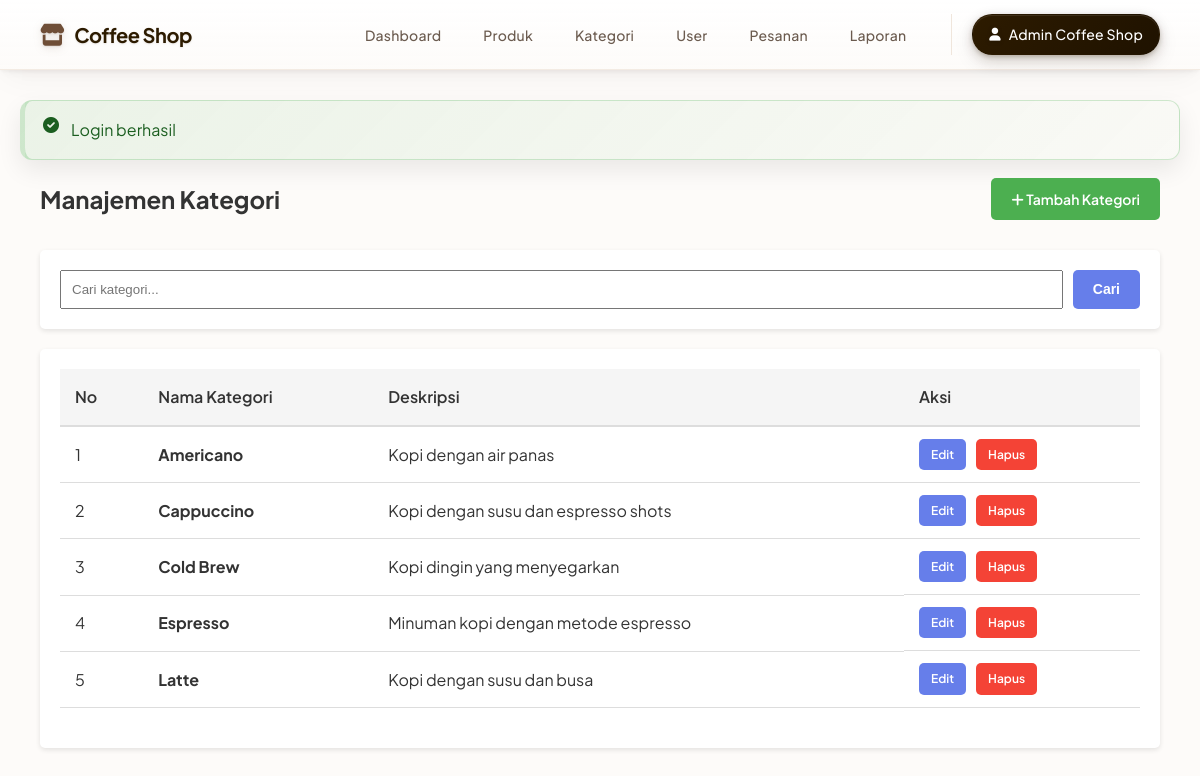
Screenshot of /index.php?page=admin/categories (signed in) with the database file from the repository.
### tables this page shows
CREATE TABLE categories (
    id INT PRIMARY KEY AUTO_INCREMENT,
    nama_kategori VARCHAR(100) NOT NULL UNIQUE,
    deskripsi TEXT,
    gambar VARCHAR(255),
    created_at DATETIME DEFAULT CURRENT_TIMESTAMP,
    updated_at DATETIME DEFAULT CURRENT_TIMESTAMP ON UPDATE CURRENT_TIMESTAMP
);

### index.php (called while the page is built, shortened)
<?php
include __DIR__ . '/config/database.php';
include __DIR__ . '/helpers/functions.php';
include __DIR__ . '/models/Category.php';
$page = isset($_GET['page']) ? $_GET['page'] : 'home';
$page = preg_replace('/[^a-zA-Z0-9\/_-]/', '', $page);
switch ($page) {
    case 'admin/categories':
        include __DIR__ . '/view/admin/categories/index.php';
        break;
}

### models/Category.php (called while the page is built, shortened)
<?php
if (!class_exists('Category')) {
    class Category {
        private $conn;
        private $table = 'categories';
        public function __construct($database) {
            $this->conn = $database;
        }
    public function getCategoriesWithPagination($limit = 10, $offset = 0, $search = '') {
        $query = "SELECT * FROM " . $this->table . "
                  WHERE nama_kategori LIKE ?
                  ORDER BY nama_kategori ASC
                  LIMIT ? OFFSET ?";
        $stmt = $this->conn->prepare($query);
        $search_param = '%' . $search . '%';
        $stmt->bind_param("sii", $search_param, $limit, $offset);
        $stmt->execute();
        return $stmt->get_result();
    }
    public function countCategories($search = '') {
        $query = "SELECT COUNT(*) as total FROM " . $this->table . " WHERE nama_kategori LIKE ?";
        $stmt = $this->conn->prepare($query);
        $search_param = '%' . $search . '%';
        $stmt->bind_param("s", $search_param);
        $stmt->execute();
        $result = $stmt->get_result()->fetch_assoc();
        return $result['total'];
    }
    }
}

### helpers/functions.php (called while the page is built, shortened)
<?php
if (!function_exists('getPaginationData')) {
    function getPaginationData($total_items, $items_per_page = ITEMS_PER_PAGE) {
        $current_page = isset($_GET['p']) ? (int)$_GET['p'] : 1;
        $total_pages = ceil($total_items / $items_per_page);
        $offset = ($current_page - 1) * $items_per_page;
        return [
            'current_page' => $current_page,
            'total_pages' => $total_pages,
            'offset' => $offset,
            'items_per_page' => $items_per_page,
            'total_items' => $total_items
        ];
    }
}

### view/admin/categories/index.php (the view, shortened to what this page needs)
<?php
include __DIR__ . '/../../layout_header.php';
$category_model = new Category($conn);
$search = isset($_GET['search']) ? sanitize($_GET['search']) : '';
$page_data = getPaginationData($category_model->countCategories($search));
$categories = $category_model->getCategoriesWithPagination(
    $page_data['items_per_page'],
    $page_data['offset'],
    $search
);
?>
<div class="container">
    <div style="display: flex; justify-content: space-between; align-items: center; margin-bottom: 30px;">
        <h2>Manajemen Kategori</h2>
        <a href="<?php echo BASE_URL . 'index.php?page=admin/categories/create'; ?>" class="btn btn-success">
            <i class="fas fa-plus"></i> Tambah Kategori
        </a>
    </div>
    <div class="card">
        <div class="card-body">
            <form method="GET" action="">
                <div style="display: flex; gap: 10px;">
                    <input type="text" name="search" placeholder="Cari kategori..." value="<?php echo htmlspecialchars($search); ?>" style="flex: 1; padding: 10px;">
                    <button type="submit" class="btn">Cari</button>
                </div>
            </form>
        </div>
    </div>
    <div class="card">
        <div class="card-body">
            <table class="table">
                <thead>
                    <tr>
                        <th>No</th>
                        <th>Nama Kategori</th>
                        <th>Deskripsi</th>
                        <th>Aksi</th>
                    </tr>
                </thead>
                <tbody>
                    <?php
                    $no = $page_data['offset'] + 1;
                    if ($categories && $categories->num_rows > 0) {
                        while ($category = $categories->fetch_assoc()) {
                            echo '<tr>';
                            echo '<td>' . $no++ . '</td>';
                            echo '<td><strong>' . htmlspecialchars($category['nama_kategori']) . '</strong></td>';
                            echo '<td>' . htmlspecialchars(substr($category['deskripsi'], 0, 50)) . (strlen($category['deskripsi']) > 50 ? '...' : '') . '</td>';
                            echo '<td class="table-actions">';
                            echo '<a href="' . BASE_URL . 'index.php?page=admin/categories/edit&id=' . $category['id'] . '" class="btn btn-sm">Edit</a>';
                            echo '<a href="' . BASE_URL . 'index.php?page=admin/categories&action=delete&id=' . $category['id'] . '" class="btn btn-sm btn-danger" onclick="return confirmDelete();">Hapus</a>';
                            echo '</td>';
                            echo '</tr>';
                        }
                    } else {
                        echo '<tr><td colspan="4" style="text-align: center;">Tidak ada kategori ditemukan</td></tr>';
                    }
                    ?>
                </tbody>
            </table>
        </div>
    </div>
</div>
<?php include __DIR__ . '/../../layout_footer.php'; ?>

### assets/css/style.css (style rules this page uses)
* { margin: 0; padding: 0; box-sizing: border-box; }
:root { --primary-color: #667eea; --secondary-color: #764ba2; --danger-color: #f44336; --success-color: #4caf50; --warning-color: #ff9800; --info-color: #2196f3; --dark-color: #333; --light-color: #f5f5f5; --gray-color: #999; --border-color: #ddd; }
html, body { height: 100%; }
body { font-family: -apple-system, BlinkMacSystemFont, 'Segoe UI', Roboto, 'Helvetica Neue', Arial, sans-serif; background-color: var(--light-color); color: var(--dark-color); line-height: 1.6; }
.container { max-width: 1200px; margin: 0 auto; padding: 0 20px; }
.btn { display: inline-block; padding: 10px 20px; background: var(--primary-color); color: white; border: none; border-radius: 5px; font-size: 14px; font-weight: 600; cursor: pointer; text-decoration: none; transition: background 0.3s; text-align: center; }
.btn-danger { background: var(--danger-color); }
.btn-success { background: var(--success-color); }
.btn-sm { padding: 8px 15px; font-size: 12px; }
.table { width: 100%; border-collapse: collapse; background: white; margin-bottom: 20px; }
.table thead { background: var(--light-color); }
.table th { padding: 15px; text-align: left; font-weight: 600; border-bottom: 2px solid var(--border-color); color: var(--dark-color); }
.table td { padding: 12px 15px; border-bottom: 1px solid var(--border-color); }
.table-actions { display: flex; gap: 10px; }
.table-actions a, .table-actions button { padding: 6px 12px; font-size: 12px; }
.card { background: white; border-radius: 5px; box-shadow: 0 2px 5px rgba(0, 0, 0, 0.1); overflow: hidden; margin-bottom: 20px; }
.card-body { padding: 20px; }

### view/layout_header.php (style rules this page uses)
:root { --nav-height: 70px; --coffee-primary: #2D1B00; --coffee-accent: #6F4E37; --gold-accent: #D4A574; }
* { -webkit-font-smoothing: antialiased; -moz-osx-font-smoothing: grayscale; }
body { font-family: 'Plus Jakarta Sans', sans-serif; background-color: #FDFBF9; }

### rows the page displays
categories: nama_kategori "Americano", deskripsi "Kopi dengan air panas"
categories: nama_kategori "Cappuccino", deskripsi "Kopi dengan susu dan espresso shots"
categories: nama_kategori "Cold Brew", deskripsi "Kopi dingin yang menyegarkan"
categories: nama_kategori "Espresso", deskripsi "Minuman kopi dengan metode espresso"
categories: nama_kategori "Latte", deskripsi "Kopi dengan susu dan busa"

### other values shown
getCurrentUser()['nama'] "Admin Coffee Shop"
$alert['message'] "Login berhasil"
